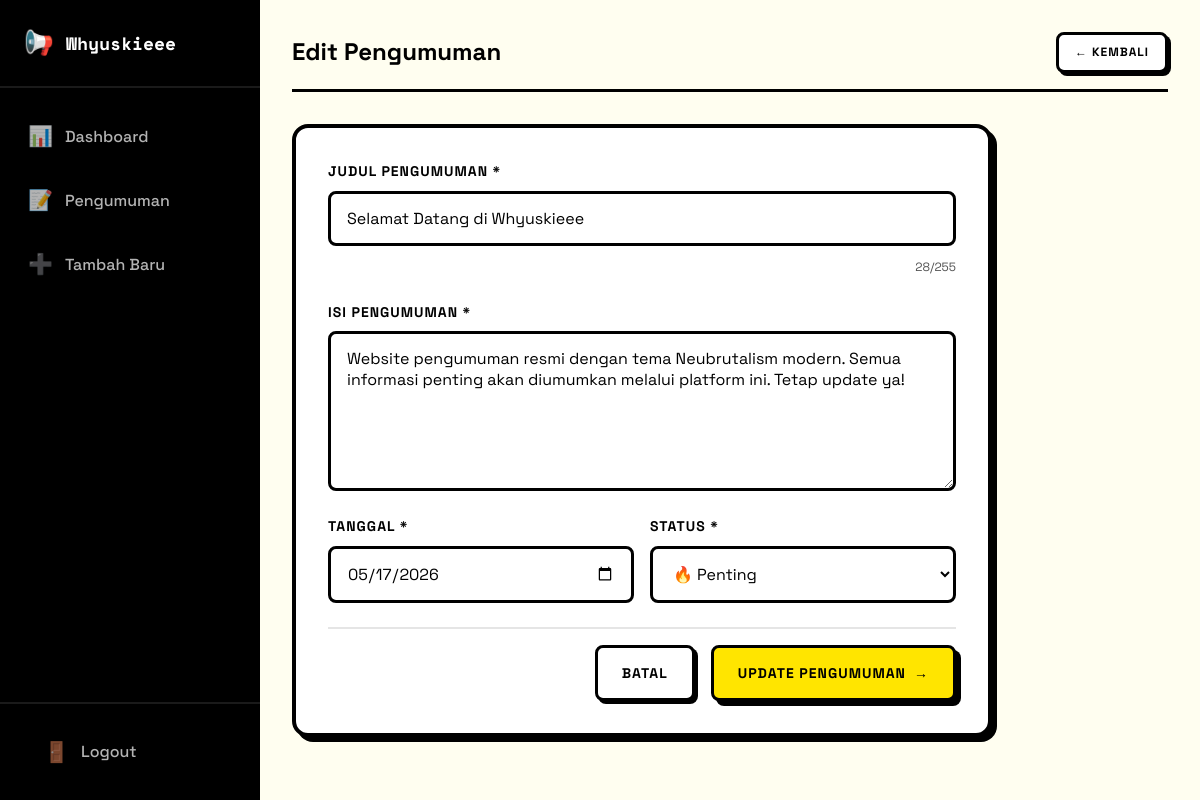
The app's page /admin/edit.php?id=1 (signed in) with its own data.
### tables this page shows
CREATE TABLE IF NOT EXISTS announcements (
    id INT AUTO_INCREMENT PRIMARY KEY,
    title VARCHAR(255) NOT NULL,
    content TEXT NOT NULL,
    date_created DATE NOT NULL,
    status ENUM('penting', 'biasa') DEFAULT 'biasa',
    created_at TIMESTAMP DEFAULT CURRENT_TIMESTAMP
);

### admin/edit.php (the view, shortened to what this page needs)
<?php
 $pdo = getConnection();
 $id = isset($_GET['id']) ? (int)$_GET['id'] : 0;
 $stmt = $pdo->prepare("SELECT * FROM announcements WHERE id = ?");
 $stmt->execute([$id]);
 $announcement = $stmt->fetch();
?>
<!DOCTYPE html>
<html lang="id">
<head>
    <link rel="stylesheet" href="../assets/css/style.css">
</head>
<body class="admin-page">
    <aside class="sidebar">
        <div class="sidebar-header">
            <div class="brand-mini">
                <span class="logo-icon-small">📢</span>
                <span class="brand-name">Whyuskieee</span>
            </div>
        </div>
        <nav class="sidebar-nav">
            <a href="dashboard.php" class="nav-item">
                <span class="nav-icon">📊</span>
                <span class="nav-text">Dashboard</span>
            </a>
            <a href="announcements.php" class="nav-item">
                <span class="nav-icon">📝</span>
                <span class="nav-text">Pengumuman</span>
            </a>
            <a href="add.php" class="nav-item">
                <span class="nav-icon">➕</span>
                <span class="nav-text">Tambah Baru</span>
            </a>
        </nav>
        <div class="sidebar-footer">
            <a href="logout.php" class="nav-item logout-btn">
                <span class="nav-icon">🚪</span>
                <span class="nav-text">Logout</span>
            </a>
        </div>
    </aside>
    <main class="main-content">
        <header class="admin-header">
            <h2>Edit Pengumuman</h2>
            <a href="announcements.php" class="btn btn-secondary btn-sm">← Kembali</a>
        </header>
        <div class="form-container">
            <form method="POST" class="announcement-form">
                <div class="form-group">
                    <label for="title">Judul Pengumuman *</label>
                    <input
                        type="text"
                        id="title"
                        name="title"
                        value="<?php echo htmlspecialchars($announcement['title']); ?>"
                        placeholder="Masukkan judul pengumuman"
                        maxlength="255"
                        required
                    >
                    <span class="char-count"><span id="titleCount"><?php echo strlen($announcement['title']); ?></span>/255</span>
                </div>
                <div class="form-group">
                    <label for="content">Isi Pengumuman *</label>
                    <textarea
                        id="content"
                        name="content"
                        rows="6"
                        placeholder="Tulis isi pengumuman di sini..."
                        required
                    ><?php echo htmlspecialchars($announcement['content']); ?></textarea>
                </div>
                <div class="form-row">
                    <div class="form-group">
                        <label for="date">Tanggal *</label>
                        <input
                            type="date"
                            id="date"
                            name="date"
                            value="<?php echo htmlspecialchars($announcement['date_created']); ?>"
                            required
                        >
                    </div>
                    <div class="form-group">
                        <label for="status">Status *</label>
                        <select id="status" name="status" required>
                            <option value="penting" <?php echo $announcement['status'] === 'penting' ? 'selected' : ''; ?>>
                                🔥 Penting
                            </option>
                        </select>
                    </div>
                </div>
                <div class="form-actions">
                    <a href="announcements.php" class="btn btn-secondary">Batal</a>
                    <button type="submit" class="btn btn-primary">
                        <span>Update Pengumuman</span>
                        <span class="btn-arrow">→</span>
                    </button>
                </div>
            </form>
        </div>
    </main>
</body>
</html>

### assets/css/style.css (style rules this page uses)
:root { --bg-primary: #FFFEF0; --bg-secondary: #FFFFFF; --bg-accent: #FFF9E5; --black: #000000; --white: #FFFFFF; --yellow: #FFE500; --yellow-dark: #E6CF00; --blue: #2563EB; --blue-light: #3B82F6; --red: #EF4444; --red-light: #FEE2E2; --green: #22C55E; --green-light: #DCFCE7; --gray-100: #F5F5F5; --gray-200: #E5E5E5; --gray-300: #D4D4D4; --gray-600: #525252; --gray-800: #262626; --border: 3px solid var(--black); --border-thick: 4px solid var(--black); --shadow-sm: 3px 3px 0 var(--black); --shadow-md: 5px 5px 0 var(--black); --shadow-lg: 8px 8px 0 var(--black); --shadow-hover: 6px 6px 0 var(--black); --font-primary: 'Space Grotesk', sans-serif; --font-mono: 'Space Mono', monospace; --radius-sm: 8px; --radius-md: 12px; --radius-lg: 16px; }
*, *::before, *::after { box-sizing: border-box; margin: 0; padding: 0; }
html { scroll-behavior: smooth; }
body { font-family: var(--font-primary); background-color: var(--bg-primary); color: var(--black); line-height: 1.6; min-height: 100vh; overflow-x: hidden; }
h1, h2, h3, h4, h5, h6 { font-weight: 700; line-height: 1.2; }
h2 { font-size: clamp(1.5rem, 4vw, 2.5rem); }
.form-group { display: flex; flex-direction: column; gap: 0.5rem; }
.form-group label { font-weight: 700; font-size: 0.875rem; text-transform: uppercase; letter-spacing: 1px; }
.form-group input, .form-group textarea, .form-group select { width: 100%; padding: 0.875rem 1rem; font-family: var(--font-primary); font-size: 1rem; border: var(--border); border-radius: var(--radius-sm); background: var(--white); transition: all 0.2s ease; }
.form-group input::placeholder, .form-group textarea::placeholder { color: var(--gray-300); }
.btn { display: inline-flex; align-items: center; justify-content: center; gap: 0.5rem; padding: 0.875rem 1.5rem; font-family: var(--font-primary); font-weight: 700; font-size: 0.875rem; text-transform: uppercase; letter-spacing: 1px; text-decoration: none; border: var(--border); border-radius: var(--radius-sm); cursor: pointer; transition: all 0.2s ease; position: relative; overflow: hidden; }
.btn-primary { background: var(--yellow); color: var(--black); box-shadow: var(--shadow-md); }
.btn-secondary { background: var(--white); color: var(--black); box-shadow: var(--shadow-sm); }
.btn-sm { padding: 0.5rem 1rem; font-size: 0.75rem; }
.btn-arrow { transition: transform 0.2s ease; }
.admin-page { display: flex; min-height: 100vh; }
.sidebar { width: 260px; background: var(--black); color: var(--white); display: flex; flex-direction: column; position: fixed; height: 100vh; z-index: 100; transition: transform 0.3s ease; }
.sidebar-header { padding: 1.5rem; border-bottom: 2px solid rgba(255,255,255,0.1); }
.brand-mini { display: flex; align-items: center; gap: 0.75rem; }
.logo-icon-small { font-size: 1.5rem; }
.brand-name { font-family: var(--font-mono); font-size: 1.125rem; font-weight: 700; }
.sidebar-nav { flex: 1; padding: 1rem 0; }
.nav-item { display: flex; align-items: center; gap: 0.75rem; padding: 1rem 1.5rem; color: rgba(255,255,255,0.7); text-decoration: none; font-weight: 500; transition: all 0.2s ease; border-left: 4px solid transparent; }
.nav-icon { font-size: 1.25rem; }
.sidebar-footer { padding: 1rem; border-top: 2px solid rgba(255,255,255,0.1); }
.main-content { flex: 1; margin-left: 260px; padding: 2rem; background: var(--bg-primary); }
.admin-header { display: flex; align-items: center; gap: 1rem; margin-bottom: 2rem; padding-bottom: 1rem; border-bottom: var(--border); }
.admin-header h2 { flex: 1; font-size: 1.5rem; }
.form-container { max-width: 700px; background: var(--white); border: var(--border-thick); border-radius: var(--radius-lg); padding: 2rem; box-shadow: var(--shadow-md); }
.announcement-form { display: flex; flex-direction: column; gap: 1.5rem; }
.char-count { font-size: 0.75rem; color: var(--gray-600); text-align: right; margin-top: 0.25rem; }
.form-row { display: grid; grid-template-columns: 1fr 1fr; gap: 1rem; }
.form-actions { display: flex; gap: 1rem; justify-content: flex-end; padding-top: 1rem; border-top: 2px solid var(--gray-200); }

### records on screen
announcements: title "Selamat Datang di Whyuskieee", title "28", content "Website pengumuman resmi dengan tema Neubrutalism modern. Semua informasi penting akan diumumkan melalui platform ini. Tetap update ya!", date "05/17/2026", status "🔥 Penting"
